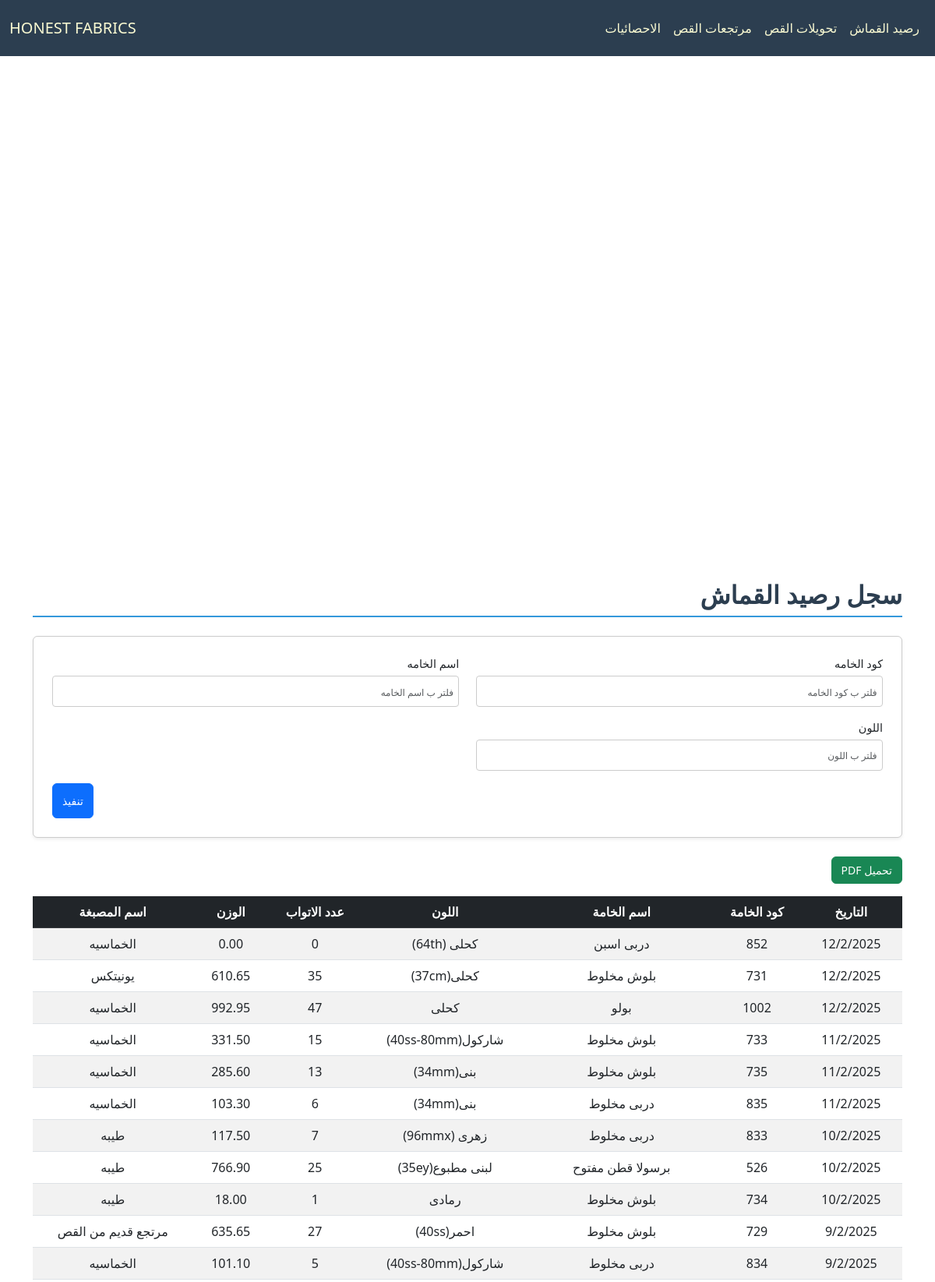
Screenshot of /cloth/ (upper part) with the database file from the repository.
### cloth/models.py (models this page shows, shortened)
class Base(models.Model):
    id = models.IntegerField(primary_key=True, verbose_name="الرمز")
    fabric_code = models.CharField(max_length=100, verbose_name="كود الخامه", db_index=True, null=True, blank=True)
    fabric_name = models.CharField(max_length=200, verbose_name="اسم الخامه", null=True, blank=True)
    color = models.CharField(max_length=100, verbose_name="اللون", null=True, blank=True)
    roll = models.PositiveIntegerField(verbose_name="عدد الاتواب", null=True, blank=True)
    weight = models.DecimalField(max_digits=10, decimal_places=2, verbose_name="الوزن", null=True, blank=True)
    date = models.CharField(max_length=100,verbose_name="التاريخ", null=True, blank=True)
    class Meta:
        abstract = True

class Fabric(Base):
    dyehouse_name = models.CharField(max_length=200, verbose_name="اسم المصبغة", null=True, blank=True)

### cloth/views.py (the view)
# urls.py: path('', FabricView.as_view(), name='fabric_view'),
class FabricView(FilterableListView):
    template_name = "cloth/balance.html"
    model = Fabric
    filter_fields = ['fabric_code', 'fabric_name', 'color']
    columns = ["التاريخ","كود الخامة","اسم الخامة","اللون","عدد الاتواب","الوزن","اسم المصبغة"]

### cloth/views.py (called while the page is built)
    def parse_date(self, date_str):
        try:
            normalized_date = date_str.replace("\\", "/")
            return datetime.strptime(normalized_date, "%d/%m/%Y")
        except (ValueError, AttributeError):
            return datetime.min

    def get_queryset(self):
        queryset = super().get_queryset()
        filters = Q()
        ordering = self.request.GET.get('order', 'desc')
        for field in self.filter_fields:
            filter_value = self.request.GET.get(field)
            if filter_value:
                filters &= Q(**{f"{field}__icontains": filter_value})
        filtered_queryset = queryset.filter(filters)
        models = list(filtered_queryset)
        models.sort(
            key=lambda x: self.parse_date(x.date) if x.date else datetime.min,
            reverse=(ordering == 'desc')
        )
        return models

    def get_context_data(self, **kwargs):
        context = super().get_context_data(**kwargs)
        update = Updates.objects.all().order_by('-date').first()
        context['update'] = localtime(update.date).strftime("%d/%m %I:%M %p") if update and update.date else None
        context['columns'] = self.columns
        model_meta = self.model._meta
        context['filter_fields'] = [
            {
                'field_name': field,
                'verbose_name': model_meta.get_field(field).verbose_name,
                'value': self.request.GET.get(field) or "",
            }
            for field in self.filter_fields
        ]
        return context

### cloth/templates/cloth/balance.html (shortened to what this page needs)
{% extends "cloth/layout.html" %}
{% load static %}
{% block home_page %}
<a class="navbar-brand" href="{% url 'fabric_view' %}">HONEST FABRICS</a>
{% endblock %}
{% block navbar_links_small %}
{% include "cloth/nav_links.html" %}
{% endblock %}
{% block body %}
    <h2 class="section-title pt-4">سجل رصيد القماش</h2>
    <form method="get" class="filter-form-flex mb-4 p-4 rounded shadow-sm">
        {% for filter_field in filter_fields %}
        <div class="form-group mb-3">
            <label for="filter_{{ forloop.counter }}" class="form-label">{{ filter_field.verbose_name }}</label>
            <input type="text" id="filter_{{ forloop.counter }}" name="{{ filter_field.field_name }}"
                   placeholder="فلتر ب {{ filter_field.verbose_name }}"
                   class="form-control"
                   value="{{ filter_field.value }}">
        </div>
        {% endfor %}
        <div class="submit-container">
            <button type="submit" class="btn btn-primary submit-btn">تنفيذ</button>
        </div>
    </form>
    <button onclick="generatePDF()" class="btn btn-success mb-3">تحميل PDF</button>
    <div style="overflow-y: auto; max-height: 70vh; position: relative;" class="table-responsive mb-4">
        <table id="data-table" class="table table-striped">
            <thead class="table-dark">
                <tr>
                    <th style="position: sticky; top: 0;" >التاريخ</th>
                    <th style="position: sticky; top: 0;" >كود الخامة</th>
                    <th style="position: sticky; top: 0;" >اسم الخامة</th>
                    <th style="position: sticky; top: 0;" >اللون</th>
                    <th style="position: sticky; top: 0;" >عدد الاتواب</th>
                    <th style="position: sticky; top: 0;" >الوزن</th>
                    <th style="position: sticky; top: 0;" >اسم المصبغة</th>
                </tr>
            </thead>
            <tbody>
                {% for model in models %}
                <tr>
                    <td>{{ model.date }}</td>
                    <td>{{ model.fabric_code }}</td>
                    <td>{{ model.fabric_name }}</td>
                    <td>{{ model.color }}</td>
                    <td>{{ model.roll }}</td>
                    <td>{{ model.weight }}</td>
                    <td>{{ model.dyehouse_name }}</td>
                </tr>
                {% empty %}
                <tr>
                    <td colspan="7" class="text-center">لا يوجد عناصر</td>
                </tr>
                {% endfor %}
            </tbody>
        </table>
    </div>
{% endblock body %}

### cloth/templates/cloth/layout.html (shortened to what this page needs)
{% load static %}
<!DOCTYPE html>
<html lang="ar" dir="rtl">
<head>
    <link href="https://cdn.jsdelivr.net/npm/bootstrap@5.3.0/dist/css/bootstrap.min.css" rel="stylesheet">
    <link rel="stylesheet" href="https://cdnjs.cloudflare.com/ajax/libs/font-awesome/6.7.1/css/all.min.css" />
    <link rel="stylesheet" href={% static "cloth/styless.css" %}>
</head>
<body>
    <nav id="navbar"  class="navbar bg-body-tertiary fixed-top">
        <div class="container-fluid">
            <div class="d-none d-lg-flex">
                <ul class="navbar-nav me-auto mb-2 mb-lg-0 d-flex flex-row">
                    {% block navbar_links_small %}
                    {% endblock %}
                </ul>
            </div>
            {% block home_page %}
            {% endblock %}
        </div>
    </nav>
    <div class="body-div container">
        {% block body %}{% endblock body %}
    </div>
    <link href="https://cdn.jsdelivr.net/npm/bootstrap@5.3.0/dist/css/bootstrap.min.css" rel="stylesheet">
</body>
</html>

### cloth/templates/cloth/nav_links.html
<li class="p-2 nav-item">
    <a class="nav-link active" aria-current="page" href="{% url 'fabric_view' %}">رصيد القماش</a>
</li>
<li class="p-2 nav-item">
    <a class="nav-link active" aria-current="page" href="{% url 'cut_transfer_view' %}">تحويلات القص</a>
</li>
<li class="p-2 nav-item">
    <a class="nav-link active" aria-current="page" href="{% url 'return_transfer_view' %}">مرتجعات القص</a>
</li>
<li class="p-2 nav-item">
    <a class="nav-link active" aria-current="page" href="{% url 'statistics_view' %}">الاحصائيات</a>
</li>

### cloth/static/cloth/styless.css (style rules this page uses)
:root { --primary-color: #3498db; --light-blue: #3db1ff5e; --secondary-color: #2c3e50; --success-color: #2ecc71; --danger-color: #e74c3c; --warning-color: #f1c40f; --light-bg: #f8f9fa; --dark-bg: #343a40; --light-text: lightgoldenrodyellow; --golden-text: rgb(255, 255, 0); --border-color: #dee2e6; --white-color: #ffffff; }
*, *::before, *::after { box-sizing: border-box; }
ul, div { padding: 0; margin: 0; }
body { background-color: var(--light-bg); margin-top: 80px; margin-inline: 0; font-family: 'Segoe UI', Tahoma, Geneva, Verdana, sans-serif; line-height: 1.6; font-size: 16px; }
.body-div { margin: 2%; margin-top: 8vh; max-width: 98%; min-height: 81vh; }
#navbar, #navbar-menu-body { background-color: var(--secondary-color) !important; }
#navbar, #navbar a, #navbar-menu-body, #navbar-menu-body a { color: var(--light-text) !important; }
.section-title { color: var(--secondary-color); border-bottom: 2px solid var(--primary-color); padding-bottom: 0.5rem; margin-bottom: 1.5rem; font-weight: bold; }
.table { border-collapse: separate; border-spacing: 0; border-radius: 8px; width: 100%; }
.table th, .table td { text-align: center; vertical-align: middle; padding: 10px; }
.table-striped tbody tr:nth-of-type(odd) { background-color: var(--light-bg); }
.table-dark th { background-color: var(--secondary-color); color: var(--light-text); }
.table-responsive { overflow-x: auto; }
.table-responsive table th, .table-responsive table td { white-space: nowrap; min-width: fit-content; }
.table-responsive table { width: 100%; table-layout: auto; }
.filter-form-flex { display: flex; flex-wrap: wrap; padding: 1rem; border: 1px solid #ccc; border-radius: 8px; background-color: #fff; justify-content: space-between; column-gap: 2px; direction: rtl; }
.filter-form-flex .form-group { display: flex; flex-direction: column; margin-bottom: 5px; width: 49%; }
.filter-form-flex .form-label { font-size: 0.9rem; margin-bottom: 0.25rem; }
.filter-form-flex .form-control { border: 1px solid #ccc; border-radius: 4px; padding: 0.4rem; font-size: 0.9rem; }
.filter-form-flex input[type="text"], .filter-form-flex input[type="number"], .filter-form-flex input[type="date"] { width: 100%; height: 40px; }
.submit-container { display: flex; justify-content: flex-end; width: 100%; }
.filter-form-flex .submit-btn { width: auto; height: 45px; font-size: 1rem; }
@media (max-width: 1200px) { body { font-size: 15px; } }
@media (max-width: 1200px) { h4.section-title, h2 { font-size: 28px; } }
@media (max-width: 1200px) { p.lead, .oped_details_btn, .btn { font-size: 14px !important; } }
@media (max-width: 1200px) { ::placeholder { font-size: 12px !important; } }

### rows the page displays
Fabric: date "12/2/2025", fabric_code "852", fabric_name "دربى اسبن", color "كحلى (64th)", roll "0", weight "0.00", dyehouse_name "الخماسيه"
Fabric: date "12/2/2025", fabric_code "731", fabric_name "بلوش مخلوط", color "كحلى(37cm)", roll "35", weight "610.65", dyehouse_name "يونيتكس"
Fabric: date "12/2/2025", fabric_code "1002", fabric_name "بولو", color "كحلى", roll "47", weight "992.95", dyehouse_name "الخماسيه"
Fabric: date "11/2/2025", fabric_code "733", fabric_name "بلوش مخلوط", color "شاركول(40ss-80mm)", roll "15", weight "331.50", dyehouse_name "الخماسيه"
Fabric: date "11/2/2025", fabric_code "735", fabric_name "بلوش مخلوط", color "بنى(34mm)", roll "13", weight "285.60", dyehouse_name "الخماسيه"
Fabric: date "11/2/2025", fabric_code "835", fabric_name "دربى مخلوط", color "بنى(34mm)", roll "6", weight "103.30", dyehouse_name "الخماسيه"
Fabric: date "10/2/2025", fabric_code "833", fabric_name "دربى مخلوط", color "زهرى (96mmx)", roll "7", weight "117.50", dyehouse_name "طيبه"
Fabric: date "10/2/2025", fabric_code "526", fabric_name "برسولا قطن مفتوح", color "لبنى مطبوع(35ey)", roll "25", weight "766.90", dyehouse_name "طيبه"
Fabric: date "10/2/2025", fabric_code "734", fabric_name "بلوش مخلوط", color "رمادى", roll "1", weight "18.00", dyehouse_name "طيبه"
Fabric: date "9/2/2025", fabric_code "729", fabric_name "بلوش مخلوط", color "احمر(40ss)", roll "27", weight "635.65", dyehouse_name "مرتجع قديم من القص"
Fabric: date "9/2/2025", fabric_code "834", fabric_name "دربى مخلوط", color "شاركول(40ss-80mm)", roll "5", weight "101.10", dyehouse_name "الخماسيه"

### other values shown
{{ filter_field.verbose_name }} "كود الخامه" "اسم الخامه" "اللون"
